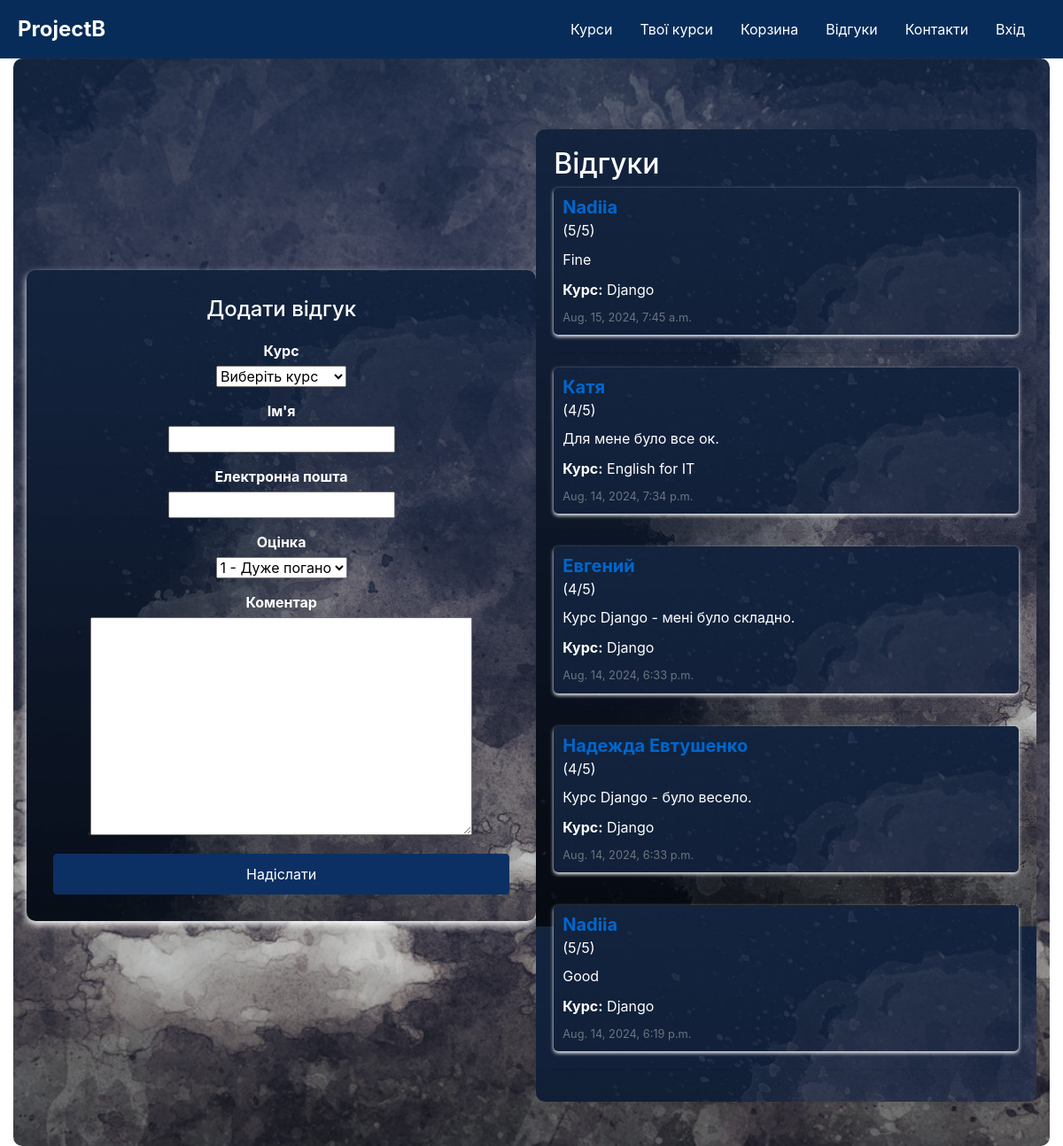
Page /courses/reviews/ on the committed database.
### courses/models.py (models this page shows, shortened)
class Review(models.Model):
    course = models.ForeignKey(Course, on_delete=models.CASCADE)
    name = models.CharField(max_length=100, verbose_name="Ім'я")
    email = models.EmailField(verbose_name="Електронна пошта")
    rating = models.IntegerField(verbose_name="Оцінка", choices=[(i, str(i)) for i in range(1, 6)])
    comment = models.TextField(verbose_name="Коментар")
    created_at = models.DateTimeField(auto_now_add=True, verbose_name="Дата створення")

class Product(models.Model):
    title = models.CharField(max_length=200)
    description = models.TextField()
    price = models.DecimalField(max_digits=10, decimal_places=2, default=0)
    class Meta:
        abstract = True  # Встановлює, що це абстрактна модель, і вона не буде створена як окрема таблиця в базі даних.

class Course(Product):
    teacher = models.ForeignKey(
        User,
        limit_choices_to={'groups__name': 'Teachers'},
        on_delete=models.SET_NULL,
        null=True,
        blank=True
    )
    duration = models.PositiveIntegerField()
    def __str__(self):
        return self.title

### courses/views.py (the view)
# urls.py: path('reviews/', views.reviews_view, name='reviews'),
def reviews_view(request):
    reviews = Review.objects.all().order_by('-created_at')
    if request.method == 'POST':
        form = ReviewForm(request.POST)
        if form.is_valid():
            form.save()
            return redirect('reviews')
    else:
        form = ReviewForm()
    context = {
        'reviews': reviews,
        'form': form
    }
    return render(request, 'reviews.html', context)

### courses/forms.py
class ReviewForm(forms.ModelForm):
    course = forms.ModelChoiceField(queryset=Course.objects.all(), empty_label="Виберіть курс", label="Курс")
    course = forms.ModelChoiceField(queryset=Course.objects.all(), empty_label="Виберіть курс", label="Курс")
    RATING_CHOICES = [
        (1, '1 - Дуже погано'),
        (2, '2 - Погано'),
        (3, '3 - Нормально'),
        (4, '4 - Добре'),
        (5, '5 - Відмінно'),
    ]
    rating = forms.ChoiceField(choices=RATING_CHOICES, label="Рейтинг")
    class Meta:
        model = Review
        fields = ['course','name', 'email', 'rating', 'comment']
        labels = {
            'name': "Ім'я",
            'email': "Електронна пошта",
            'course': "Курс",
            'rating': "Оцінка",
            'comment': "Коментар"
        }

### courses/templates/reviews.html (shortened to what this page needs)
{% extends 'base.html' %}
{% load static %}
{% block content %}
<div class="reviews-container">
    <div class="review-form">
        <h4>Додати відгук</h4>
        <form method="post">
            <div class="form-group">
                <label for="id_course">Курс</label>
                {{ form.course }}
            </div>
            <div class="form-group">
                <label for="id_name">Ім'я</label>
                {{ form.name }}
            </div>
            <div class="form-group">
                <label for="id_email">Електронна пошта</label>
                {{ form.email }}
            </div>
            <div class="form-group">
                <label for="id_rating">Оцінка</label>
                {{ form.rating }}
            </div>
            <div class="form-group">
                <label for="id_comment">Коментар</label>
                {{ form.comment }}
            </div>
            <button type="submit" class="btn btn-primary">Надіслати</button>
        </form>
    </div>
    <div class="review-list">
    <h2>Відгуки</h2>
        {% for review in reviews %}
            <div class="review">
                <h5>{{ review.name }} <small>({{ review.rating }}/5)</small></h5>
                <p>{{ review.comment }}</p>
                <p><strong>Курс:</strong> {{ review.course.title }}</p>
                <small class="text-muted">{{ review.created_at }}</small>
            </div>
            <hr>
        {% endfor %}
    </div>
</div>
{% endblock %}

### templates/base.html (shortened to what this page needs)
{% load static %}
<!DOCTYPE html>
<html lang="uk">
<head>
    <link href="https://stackpath.bootstrapcdn.com/bootstrap/4.5.2/css/bootstrap.min.css" rel="stylesheet">
    <link href="{% static 'css/styles.css' %}" rel="stylesheet">
</head>
<body>
    <nav class="navbar navbar-expand-lg">
        <a class="navbar-brand" href="{% url 'home' %}">ProjectB</a>
        <div class="collapse navbar-collapse" id="navbarNav">
            <ul class="navbar-nav ml-auto">
                <li class="nav-item"><a class="nav-link" href="{% url 'course_list' %}">Курси</a></li>
                <li class="nav-item"><a class="nav-link" href="{% url 'your_courses' %}">Твої курси</a></li>
                <li class="nav-item"><a class="nav-link" href="{% url 'cart_detail' %}">Корзина</a></li>
                <li class="nav-item"><a class="nav-link" href="{% url 'reviews' %}">Відгуки</a></li>
                <li class="nav-item"><a class="nav-link" href="{% url 'contact' %}">Контакти</a></li>
                {% if user.is_authenticated %}
                    <li class="nav-item">
                        <form method="post" action="{% url 'logout' %}" style="display: inline;">
                            {% csrf_token %}
                            <button type="submit" class="btn btn-link nav-link" style="padding: 0; border: none; cursor: pointer;">Вихід</button>
                        </form>
                    </li>
                    <li class="nav-item"><a class="nav-link" href="{% url 'profile' %}">Профіль</a></li>
                {% else %}
                    <li class="nav-item"><a class="nav-link" href="{% url 'login' %}">Вхід</a></li>
                {% endif %}
            </ul>
        </div>
    </nav>
    <div class="container-fluid">
        {% block content %}
        {% endblock %}
    </div>
</body>
</html>

### static/css/styles.css (style rules this page uses)
.navbar { background-color: #082c59; padding: 10px 20px; }
.navbar-brand { color: #ffffff !important; font-size: 1.5rem; font-weight: bold; }
.navbar-nav .nav-link { color: #ffffff; font-size: 1rem; margin-right: 15px; transition: color 0.3s; }
html, body { overflow-x: hidden; margin: 0; padding: 0; width: 100%; height: 100%; overflow-x: hidden; }
.reviews-container { background-color: #f9f9f9; padding: 20px 15px; border-radius: 10px; }
.review-form { background-image: url('../images/contacts.jpg'); margin-bottom: 15px; }
.review-list .review { margin-bottom: 20px; }
.review-list h5 { font-weight: bold; }
.review-list p { margin: 10px 0; }
.review-list small { display: block; margin-top: 5px; color: #555; }
.reviews-container { background-image: url('../images/contacts.jpg'); background-size: cover; background-position: center; min-height: 100vh; display: flex; align-items: center; justify-content: center; padding: 50px 15px; }
.review-form { color: white; background-color: rgb(42, 42, 126); padding: 30px; border-radius: 10px; box-shadow: 0 4px 8px rgb(255, 255, 255); max-width: 600px; width: 100%; text-align: center; }
.review-form h4 { margin-bottom: 20px; color: #ffffff; }
.review-form .form-group label { font-weight: bold; display: block; margin-bottom: 5px; color: #ffffff; }
.review-form .form-group { margin-bottom: 15px; color: #ffffff; }
.review-form .btn-primary { width: 100%; padding: 10px; background-color: #0c3063; border-color: #0c3063; color: white; }
.review-list { background-image: url('../images/contacts.jpg'); margin-top: 30px; background-color: rgb(11, 43, 85); padding: 20px; border-radius: 10px; box-shadow: 0 4px 8px rgba(0, 0, 0, 0.1); max-width: 800px; width: 100%; color: white; }
.review-list .review { background-image: url('../images/contacts.jpg'); margin-bottom: 20px; padding: 10px; background-color: rgb(9, 55, 115); border-radius: 5px; box-shadow: 0 2px 4px rgb(255, 255, 255); }
.review-list h5 { font-weight: bold; color: #0066cc; margin-bottom: 5px; }
.review-list p { margin: 10px 0; color: #ffffff; }
.review-list small { display: block; margin-top: 5px; color: #ffffff; }

### rows in the picture
Review: name "Nadiia", rating "5", comment "Fine", course "Django", created_at "Aug. 15, 2024, 7:45 a.m."
Review: name "Катя", rating "4", comment "Для мене було все ок.", course "English for IT", created_at "Aug. 14, 2024, 7:34 p.m."
Review: name "Евгений", rating "4", comment "Курс Django - мені було складно.", course "Django", created_at "Aug. 14, 2024, 6:33 p.m."
Review: name "Надежда Евтушенко", rating "4", comment "Курс Django - було весело.", course "Django", created_at "Aug. 14, 2024, 6:33 p.m."
Review: name "Nadiia", rating "5", comment "Good", course "Django", created_at "Aug. 14, 2024, 6:19 p.m."
